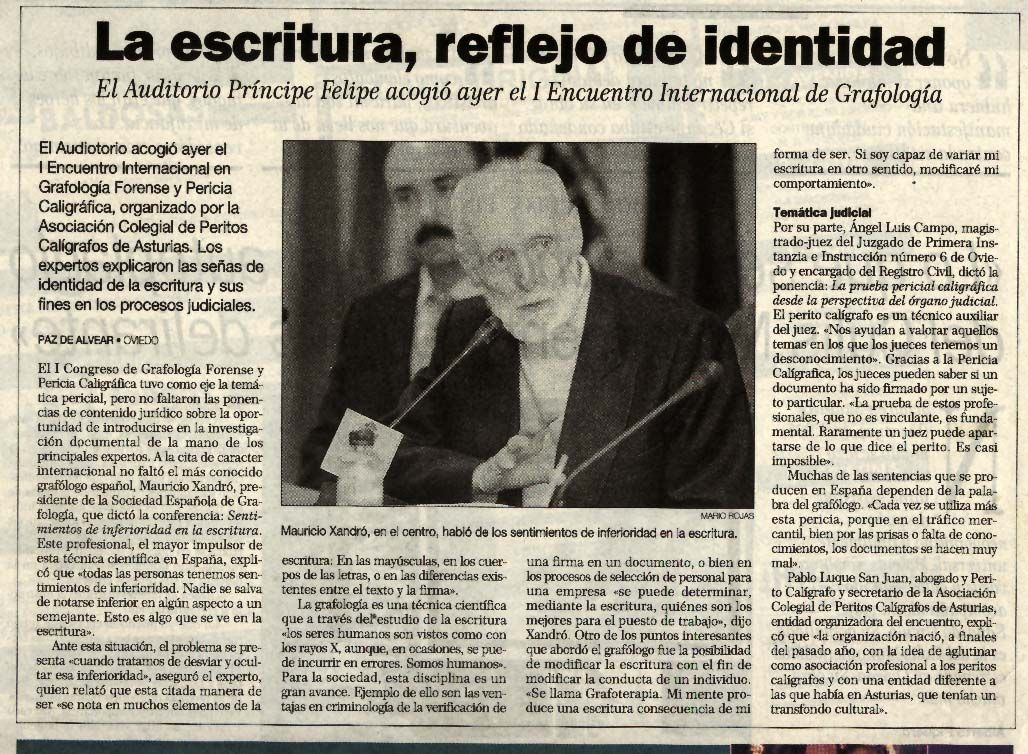
#> input picture data/images/diario2.png, 1028 x 754 px
$ jupyter execute FiltroCustom.ipynb   (older library calls are emulated)
#> lines starting #> are read from the running program, lines starting #| are printed output that depends on the picture; after the words box and inside, x2 and y2 are one past the last pixel; in counts of white or black regions, pixels touching at a corner belong together
### segmentacion/Algoritmos/ImageProcessingPipeline.py
import numpy as np
import cv2

def grayscale():
    def func(image):
        try:
            image = cv2.cvtColor(image, cv2.COLOR_BGR2GRAY)
        except:
            return image
        return image
    return func

def binarize(perc_threshold):
    def func(image):
        perc = np.percentile(image, perc_threshold)
        _, image = cv2.threshold(image, perc, 255, cv2.THRESH_BINARY)
        return image
    return func

# [5 lines left out: function gaussian, not called in this run]

def blur(size):
    def func(image):
        image = cv2.blur(image, size)
        return image
    return func

# [18 lines left out: functions laplacian, svd_compress, not called in this run]

### segmentacion/Algoritmos/FiltroCustom.ipynb
[cell 1]
import cv2
import numpy as np
import matplotlib.pyplot as plt
from ImageProcessingPipeline import grayscale, binarize, gaussian, blur, laplacian, svd_compress

plt.rcParams['image.cmap'] = 'gray'

[cell 2]
original_image = cv2.imread("../../data/images/diario2.png")
#> original_image is the input picture: shape (754, 1028, 3); mean B, G, R 144.9, 159.6, 164.6
plt.imshow(original_image)

[cell 3]
# Esto hace las mismas transformaciones que en el script original pero resumidas
# Para mas informacion, leer ImageProcessingPipeline.py jaajaj
image = original_image.copy()

pipeline = [
    grayscale(),
    blur((9, 9)),
    binarize(60),
]

for func in pipeline:
    image = func(image)
#> this loop made 3 passes
#> pass 1, in func, `image = cv2.cvtColor(image, cv2.COLOR_BGR2GRAY)`:
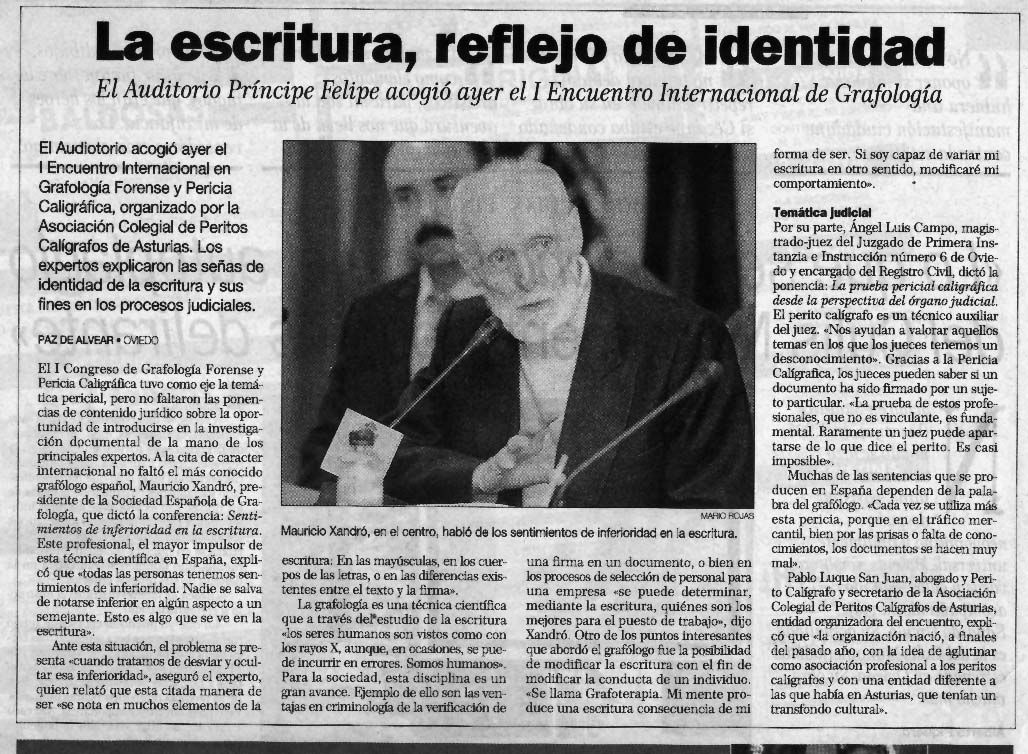
#> image: shape (754, 1028); min 0, max 254, mean 159.4
#> pass 2, in func, `image = cv2.blur(image, size)`:
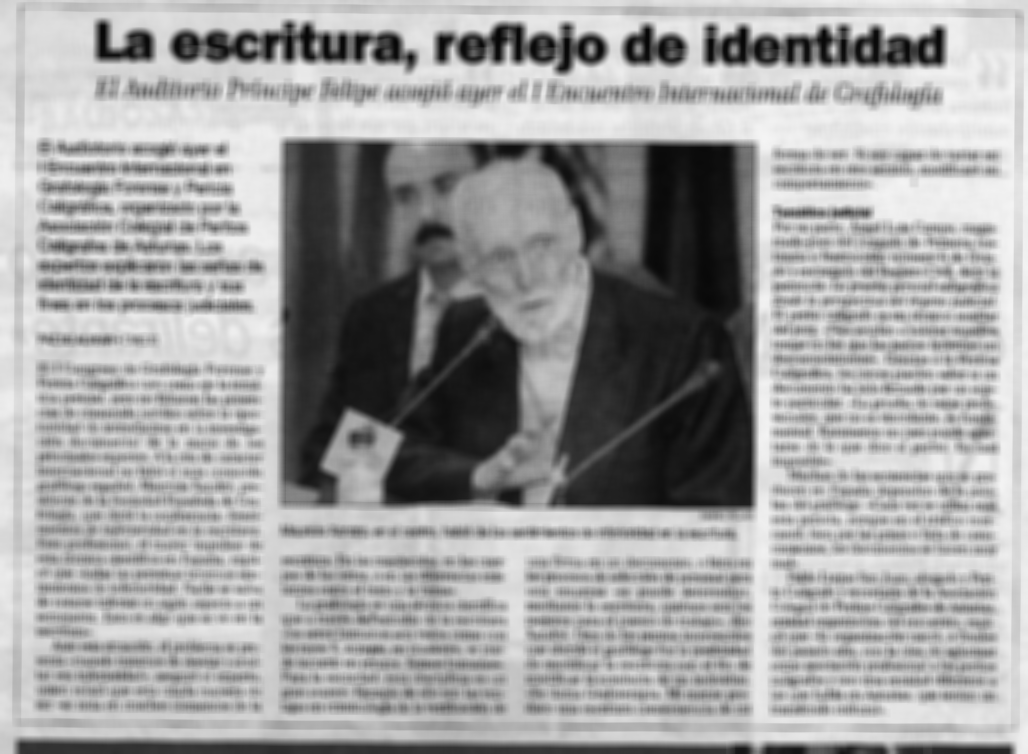
#> image: shape (754, 1028); min 6, max 245, mean 159.4
#> pass 3, in func, `_, image = cv2.threshold(image, perc, 255, cv2.THRESH_BINARY)`:
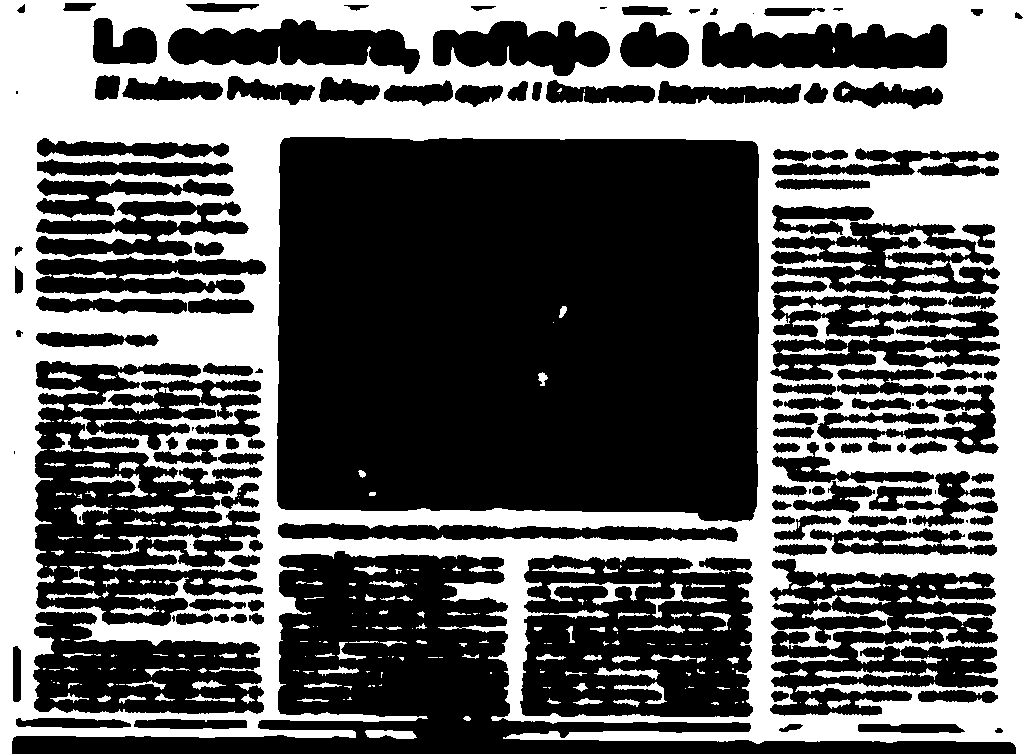
#> image: shape (754, 1028); 39.7% white; 304 white regions (158 under 20 px), largest, box (x1, y1, x2, y2) and area: (0, 0, 1028, 754) 288390, (872, 229, 971, 257) 854, (547, 582, 661, 605) 762

plt.imshow(image)

[cell 4]
HORIZONTAL_WINDOW_SIZE = 5
VERTICAL_WINDOW_SIZE = 10
HORIZONTAL_SLIDE = 2
VERTICAL_SLIDE = 2

new_image = np.ones(image.shape, dtype="uint8")*255

[cell 5]
for i in range(0, image.shape[0] - VERTICAL_WINDOW_SIZE + 1, VERTICAL_SLIDE):
    for j in range(0, image.shape[1] - HORIZONTAL_WINDOW_SIZE + 1, HORIZONTAL_SLIDE):
        mean = image[i:i+VERTICAL_WINDOW_SIZE, j:j+HORIZONTAL_WINDOW_SIZE].mean()
        if mean > 200:
            new_image[i:i+VERTICAL_WINDOW_SIZE, j:j+HORIZONTAL_WINDOW_SIZE] = 255
        else:
            new_image[i:i+VERTICAL_WINDOW_SIZE, j:j+HORIZONTAL_WINDOW_SIZE] = 0
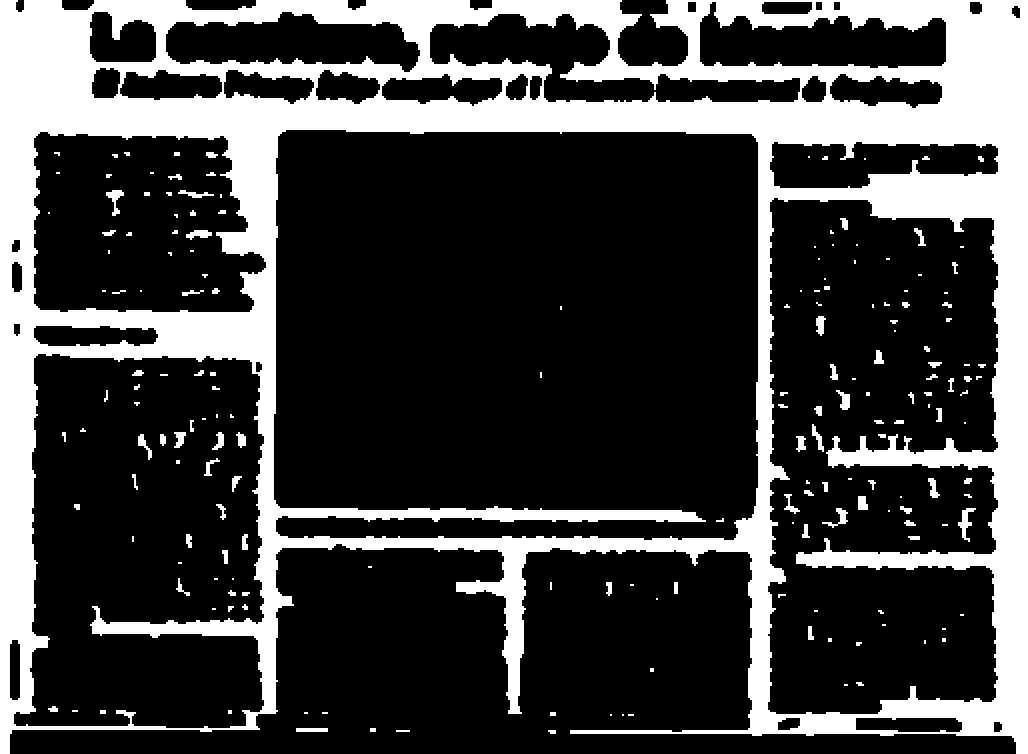
#> new_image: shape (754, 1028); 25.9% white; 188 white regions (80 under 20 px), largest, box (x1, y1, x2, y2) and area: (0, 0, 1028, 754) 193936, (958, 508, 976, 542) 232, (106, 190, 124, 216) 192

$ run again, with data/images/diario3.png copied over data/images/diario2.png
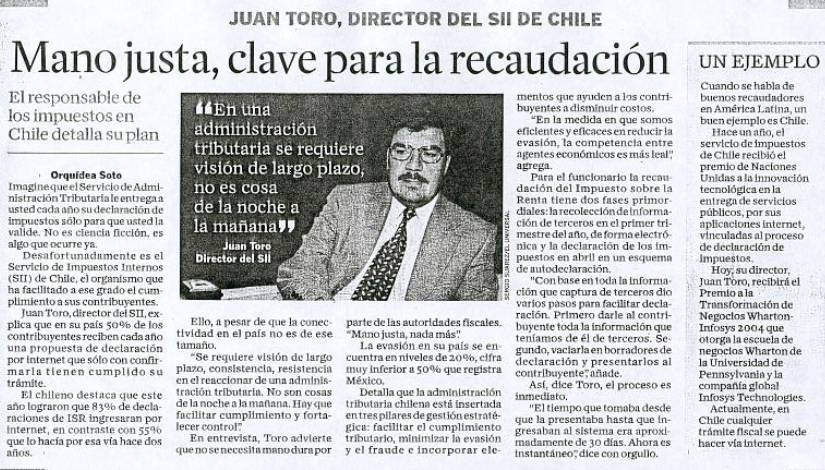
#> input picture data/images/diario3.png, 825 x 470 px
#> original_image is the input picture: shape (470, 825, 3); mean B, G, R 202.7, 200.6, 199.1
#> the loop `for func in pipeline:` made 3 passes
#> pass 3, in func, `_, image = cv2.threshold(image, perc, 255, cv2.THRESH_BINARY)`:
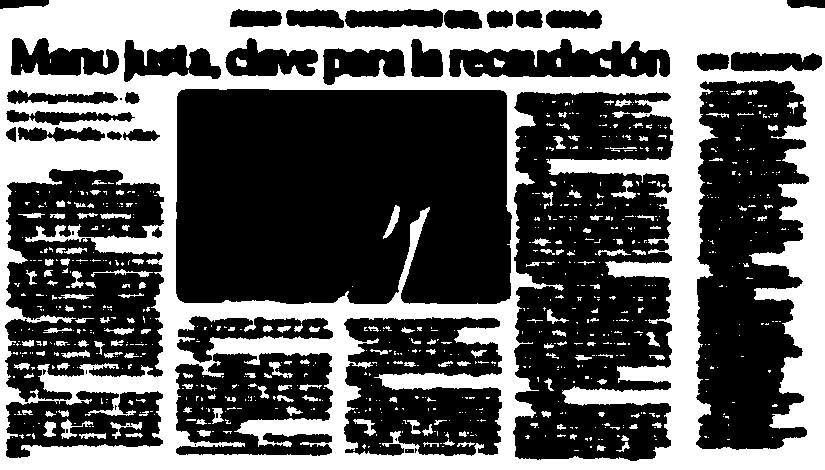
#> image: shape (470, 825); 39% white; 811 white regions (636 under 20 px), largest, box (x1, y1, x2, y2) and area: (0, 0, 825, 470) 139649, (383, 205, 400, 239) 209, (61, 419, 93, 439) 197
#> after the loop `for i in range(0, image.shape[0] - VERTICAL_WINDOW_SIZE + 1, VERTICAL_..`:
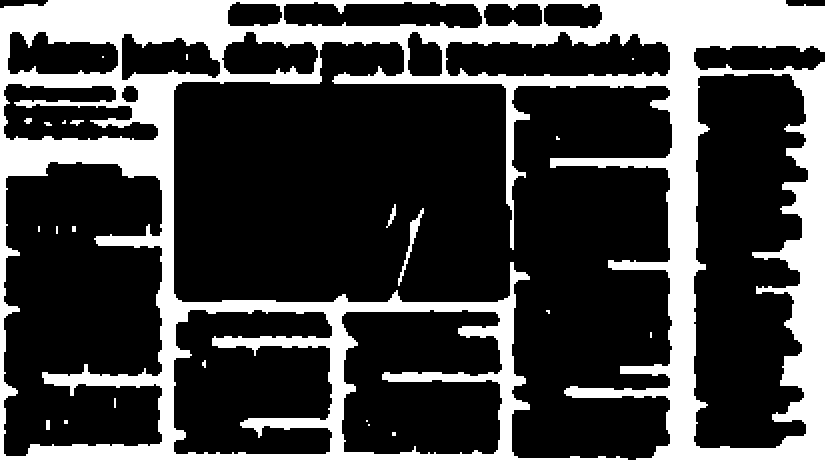
#> new_image: shape (470, 825); 28.1% white; 23 white regions (13 under 20 px), largest, box (x1, y1, x2, y2) and area: (0, 0, 825, 470) 108290, (398, 208, 424, 286) 348, (386, 204, 396, 228) 84

$ run again, with data/images/diario.png copied over data/images/diario2.png
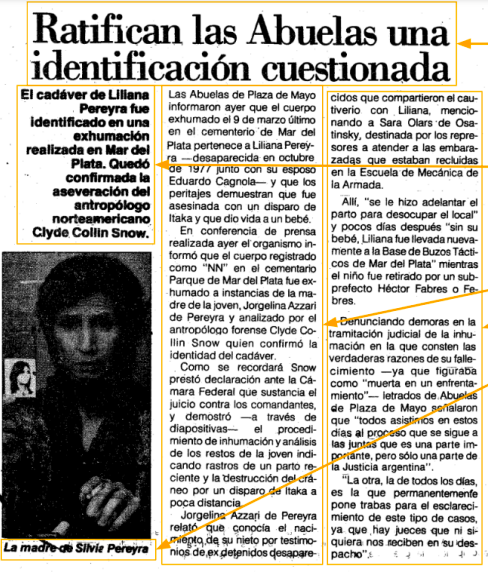
#> input picture data/images/diario.png, 488 x 572 px
#> original_image is the input picture: shape (572, 488, 3); mean B, G, R 171, 176.1, 178.1
#> the loop `for func in pipeline:` made 3 passes
#> pass 3, in func, `_, image = cv2.threshold(image, perc, 255, cv2.THRESH_BINARY)`:
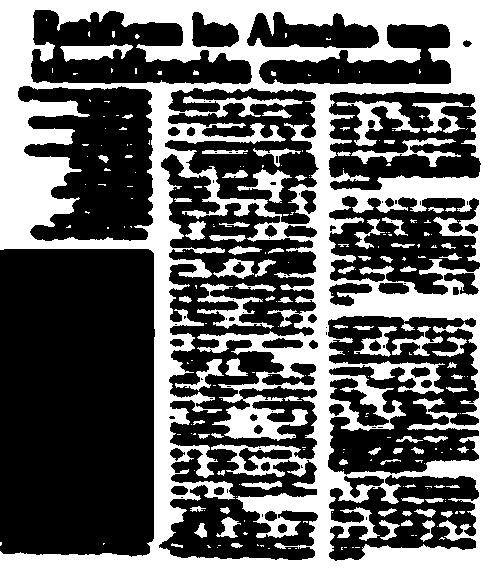
#> image: shape (572, 488); 39.5% white; 237 white regions (150 under 20 px), largest, box (x1, y1, x2, y2) and area: (0, 0, 488, 572) 96626, (336, 101, 420, 146) 1186, (197, 283, 274, 329) 990
#> after the loop `for i in range(0, image.shape[0] - VERTICAL_WINDOW_SIZE + 1, VERTICAL_..`:
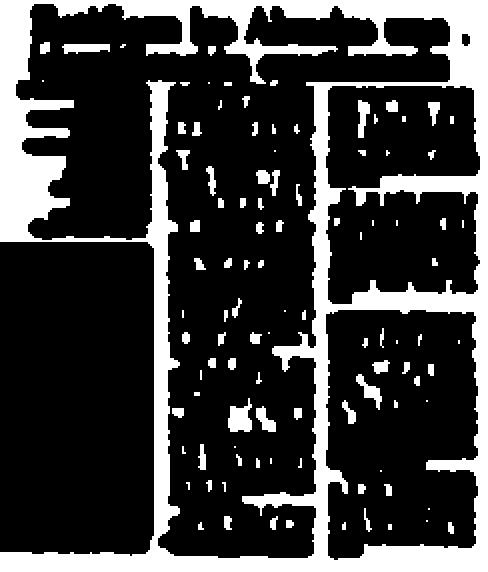
#> new_image: shape (572, 488); 23.7% white; 103 white regions (20 under 20 px), largest, box (x1, y1, x2, y2) and area: (0, 0, 488, 572) 59220, (228, 398, 252, 432) 540, (62, 44, 110, 54) 368
